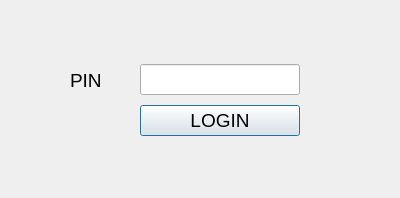
<?xml version="1.0" encoding="UTF-8"?>
<ui version="4.0">
 <class>Login</class>
 <widget class="QDialog" name="Login">
  <property name="geometry">
   <rect>
    <x>0</x>
    <y>0</y>
    <width>400</width>
    <height>198</height>
   </rect>
  </property>
  <property name="font">
   <font>
    <pointsize>14</pointsize>
   </font>
  </property>
  <property name="windowTitle">
   <string>Dialog</string>
  </property>
  <widget class="QLabel" name="label_2">
   <property name="geometry">
    <rect>
     <x>70</x>
     <y>60</y>
     <width>120</width>
     <height>40</height>
    </rect>
   </property>
   <property name="text">
    <string>PIN</string>
   </property>
  </widget>
  <widget class="QWidget" name="verticalLayoutWidget">
   <property name="geometry">
    <rect>
     <x>140</x>
     <y>60</y>
     <width>160</width>
     <height>82</height>
    </rect>
   </property>
   <layout class="QVBoxLayout" name="verticalLayout_2">
    <item>
     <widget class="QLineEdit" name="lePIN"/>
    </item>
    <item>
     <widget class="QPushButton" name="btnLogin">
      <property name="text">
       <string>LOGIN</string>
      </property>
     </widget>
    </item>
   </layout>
  </widget>
 </widget>
 <resources/>
 <connections/>
</ui>
